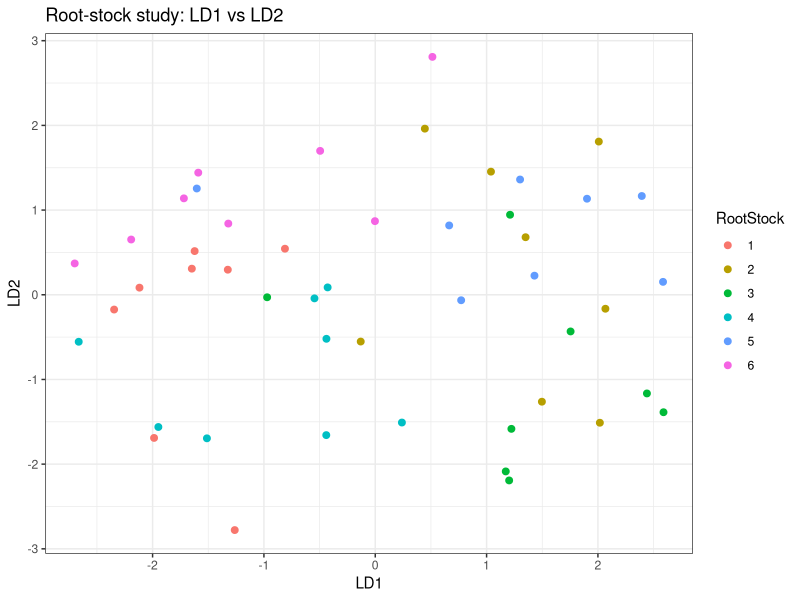

Here is the R script that generated this plot:
## ---- chunk 1
library(MASS)
library(ggplot2)

root <- read.table("Data/rootstock.txt", header = TRUE, stringsAsFactors = FALSE)

root$RootStock <- factor(root$RootStock)
str(root)

lda_fit <- lda(RootStock ~ Y1 + Y2 + Y3 + Y4, data = root)

lda_fit$scaling

## ---- chunk 2
prop_var <- lda_fit$svd^2 / sum(lda_fit$svd^2)
round(prop_var, 3)  
cumsum(prop_var)
## ---- chunk 3

scores <- as.data.frame(predict(lda_fit)$x) 
scores$RootStock <- root$RootStock   
ggplot(scores, aes(LD1, LD2, colour = RootStock)) +
  geom_point(size = 2) +
  labs(title = "Root-stock study: LD1 vs LD2") +
  theme_bw()

## ---- chunk 4

new_tree <- data.frame(Y1 = 1.09, Y2 = 2.69, Y3 = 4.38, Y4 = 1.29)

pred <- predict(lda_fit, new_tree)
pred$class
pred$posterior
## ---- chunk 5
a <- c(0.32, 0.05, 0.19, -2.13, -0.14)

bird1 <- c(156, 245, 31.60, 18.50, 20.50) 

mean_surv <- c(157.3, 241.0, 31.4, 18.5, 20.8)
mean_died <- c(158.4, 241.5, 31.4, 18.4, 20.8)

pi <- c(surv = 0.43, died = 0.57)
## ---- chunk 6
Z  <- sum(a * bird1)    
cat("Bird 1 Z score is", Z)
## ---- chunk 7
Z_surv <- sum(a * mean_surv)
Z_died <- sum(a * mean_died)

cat("Survived mean is", Z_surv, " \nDied mean is 
    ", Z_died)

## ---- chunk 8
midpt   <- 0.5 * (Z_surv + Z_died)          # 26.33
class_eq <- ifelse(Z < midpt, "survived", "died")

cat("The Midpoint is", midpt, "\nGiven this data, Bird 1 ", class_eq)
